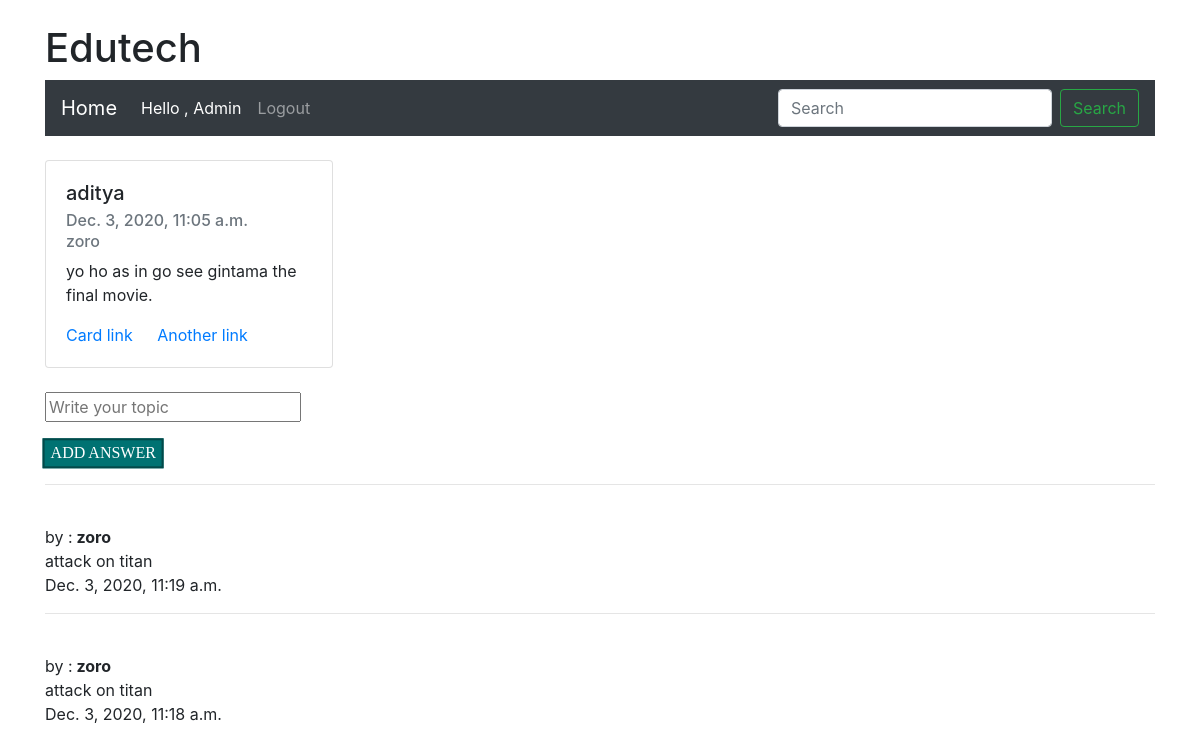
Page /post/86/ (signed in) on the committed database.
### edutech/models.py (models this page shows, shortened)
class Question_Asked(models.Model):
    user = models.ForeignKey(User, on_delete=models.CASCADE , null= True  )
    content = models.TextField()
    message = models.TextField( null= True)
    pub_date = models.DateTimeField(auto_now=False, auto_now_add=True, null=True)

class Answer_model(models.Model):
    chat = models.ForeignKey(Question_Asked ,related_name="answers", on_delete= models.CASCADE)
    answer = models.TextField(null=True, blank=True)
    user = models.ForeignKey(User, on_delete=models.CASCADE , null= True  )
    pub_date = models.DateTimeField(auto_now=False, auto_now_add=True, null=True)

### edutech/views.py (the view)
# urls.py: path("post/<int:pk>/", views.answer_post, name='answer_post'),
def answer_post(request, pk) :
    form = Answer_Form()
    question = Question_Asked.objects.get(id= pk)
    username = request.GET.get('username')
    ans = question.answers.all()
    form.instance.user = request.user
    if request.method == 'POST':
        form = Answer_Form(request.POST, request.FILES)
    if form.is_valid():
        obj = form.save(commit=False)
        obj.user = request.user or None
        obj.chat = Question_Asked.objects.get(id= pk) or None
        obj.save()
        form=Answer_Form()
    context = {'question': question ,
               'ans': ans[::-1] ,
               'form':form ,
               }
    return render(request, 'edutech/post_answer.html' ,context)

### edutech/forms.py
class Answer_Form(ModelForm) :
    answer  =  forms.CharField(label='', widget=forms.TextInput(attrs={"placeholder": "Write your topic "}))
    class Meta:
        model = Answer_model
        fields = [
            'answer' ,
 ]

### templates/edutech/post_answer.html (shortened to what this page needs)
{% extends 'edutech/base.html'%}
{% block content %}
 <br>
<div class="card" style="width: 18rem;">
  <div class="card-body">
    <h5 class="card-title">{{question.content}}</h5>
    <h6 class="card-subtitle mb-2 text-muted">{{question.pub_date}}</h6>
    <h6 class="card-subtitle mb-2 text-muted">{{question.user}}</h6>
    <p class="card-text"> {{question.message}}.</p>
    <a href="#" class="card-link">Card link</a>
    <a href="#" class="card-link">Another link</a>
  </div>
</div>
<br>
<div class="form-group">
    <form action="" method = "POST">
        {{ form.as_p }}
        <p> <button class="button"><span>Add Answer </span></button> </p>
    </form>
    </div>
 {% for ans in ans %}
        <hr>
        <br>
           by :<strong>
               {{ ans.user.username }} <br>
           </strong>
           {{ ans.answer }} <br>
           {{ ans.pub_date }}
                   {% endfor %}
      </div>
{% endblock content %}

### templates/edutech/base.html (shortened to what this page needs)
{% load static %}
<!DOCTYPE html>
<html lang="en">
<head>
    <link rel="stylesheet" href="https://cdn.jsdelivr.net/npm/bootstrap@4.5.3/dist/css/bootstrap.min.css">
    <link rel="stylesheet" href="{% static 'styles/styles4.css' %} ">
</head>
<body>
 <div class="container nav-wrapper">
     <br>
<h1> Edutech </h1>
{% if user.is_authenticated %}
    <nav class="navbar navbar-expand-lg navbar navbar-dark bg-dark">
      <a class="navbar-brand" href="/">Home</a>
      <div class="collapse navbar-collapse" id="navbarSupportedContent">
        <ul class="navbar-nav mr-auto">
          <li class="nav-item active">
            <a class="nav-link" href="#">Hello , {{ user.first_name }} </a>
          </li>
          <li class="nav-item">
            <a class="nav-link" href="/accounts/logout/">Logout</a>
          </li>
        </ul>
        <form class="form-inline my-2 my-lg-0">
          <input class="form-control mr-sm-2" type="search" placeholder="Search" aria-label="Search">
          <button class="btn btn-outline-success my-2 my-sm-0" type="submit">Search</button>
        </form>
      </div>
    </nav>
{% endif %}
{% block content %}
{% endblock content %}
</body>
</html>

### static/styles/styles4.css (style rules this page uses)
.button { -webkit-transform: translate(-2%, 1%); color: #ffffff; background: rgb(0, 114, 114); display: inline-block; font-family: Montserrat; text-transform: uppercase; border: 2px solid rgb(3, 73, 73); }
.button::before { content: ""; display: inline-block; position: absolute; top: 0; left: 0; right: 100%; bottom: 0; background: #f7f7f7; -webkit-transition: 0.3s 0.2s cubic-bezier(0.1, 0, 0.1, 1), left 0.3s cubic-bezier(0.1, 0, 0.1, 1); transition: 0.3s 0.2s cubic-bezier(0.1, 0, 0.1, 1), left 0.3s cubic-bezier(0.1, 0, 0.1, 1); z-index: -1; }
.button::after { content: ""; display: inline-block; background-image: url("https://image.flaticon.com/icons/png/128/109/109617.png"); position: absolute; top: 0; left: calc(100% - 3em); right: 3em; bottom: 0; background-size: 1.5em; background-repeat: no-repeat; background-position: center; -webkit-transition: right 0.3s cubic-bezier(0.1, 0, 0.1, 1); transition: right 0.3s cubic-bezier(0.1, 0, 0.1, 1); }

### rows in the picture
Question_Asked: content "aditya", pub_date "Dec. 3, 2020, 11:05 a.m.", user "zoro", message "yo ho as in go see gintama the final movie"
Answer_model: user.username "zoro", answer "attack on titan", pub_date "Dec. 3, 2020, 11:19 a.m."
Answer_model: user.username "zoro", answer "attack on titan", pub_date "Dec. 3, 2020, 11:18 a.m."

### other values in the picture
{{ user.first_name }} "Admin"
